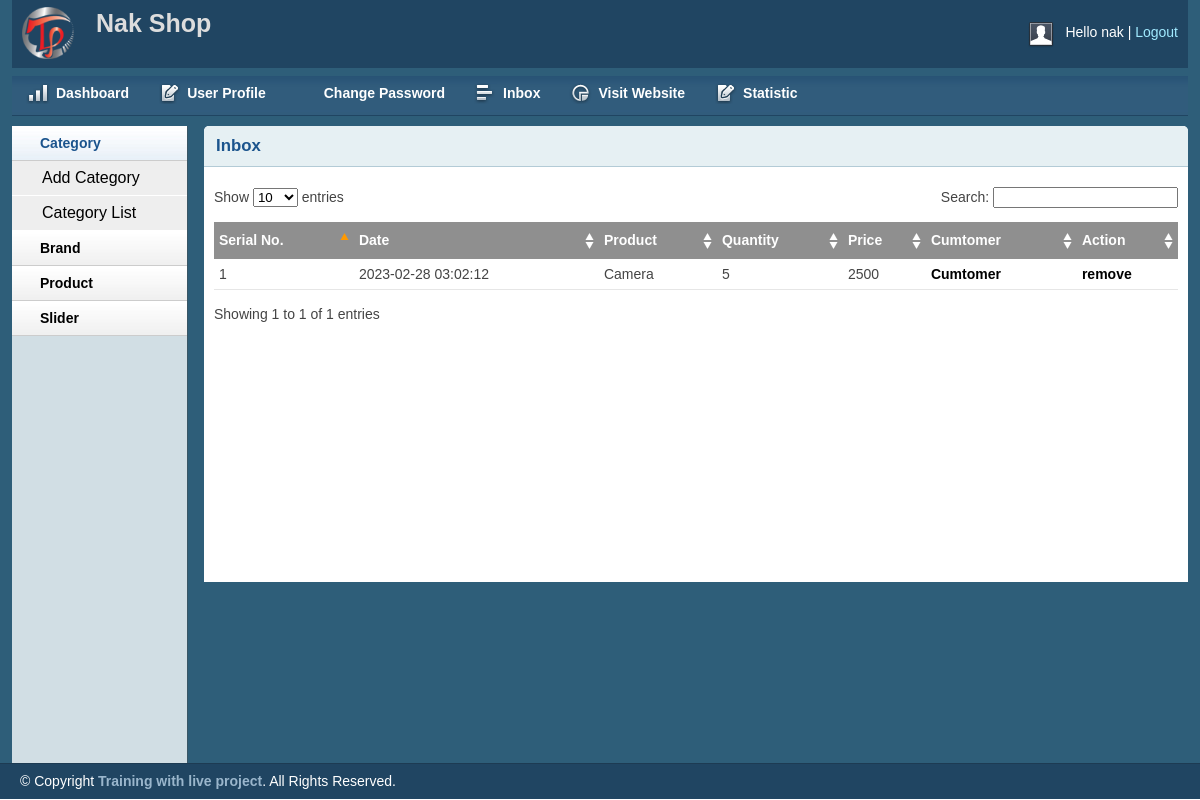
The page /admin/inbox.php (signed in) on the database as committed earlier.
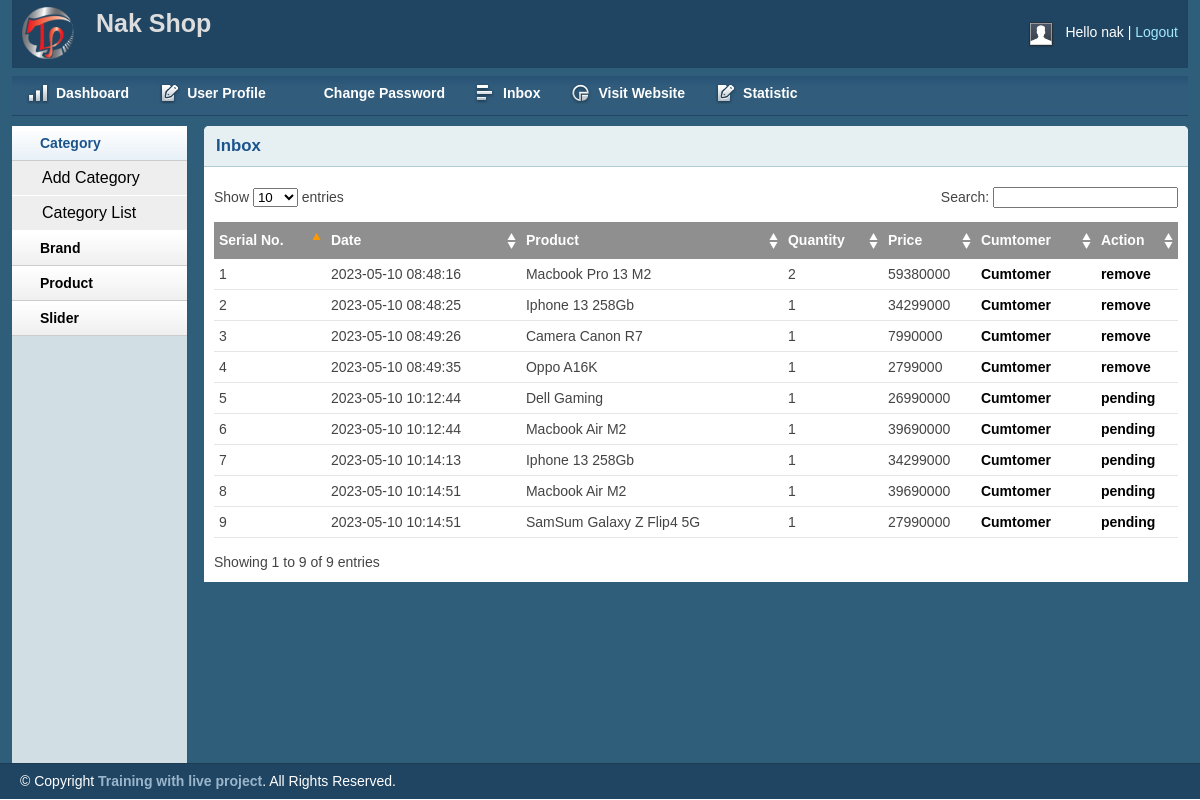
The same page on the database as committed later.
### tables this page shows
CREATE TABLE `tbl_order` (
  `id` int(11) NOT NULL,
  `customerId` int(11) UNSIGNED NOT NULL,
  `productId` int(11) UNSIGNED NOT NULL,
  `productName` varchar(255) NOT NULL,
  `quantity` int(11) NOT NULL,
  `image` varchar(255) NOT NULL,
  `price` varchar(255) NOT NULL,
  `date_order` timestamp NOT NULL DEFAULT current_timestamp(),
  `status` int(11) NOT NULL DEFAULT 0
);

### lib/session.php (called while the page is built, shortened)
<?php
class Session{
 public static function get($key){
    if (isset($_SESSION[$key])) {
     return $_SESSION[$key];
    } else {
     return false;
    }
 }
}
?>

### classes/cart.php (called while the page is built, shortened)
<?php
    $filepath = realpath(dirname(__FILE__));
    include_once ($filepath.'/../lib/database.php');
?>
<?php
    class cart
    {
        private $db;
        public function __construct()
        {
            $this->db = new Database();
        }
        public function get_all_order()
        {
            $query = "SELECT * FROM tbl_order";
            $result = $this->db->select($query);
            return $result;
        }
    }
?>

### lib/database.php (called while the page is built, shortened)
<?php
  Class Database {
    public $host   = DB_HOST;
    public $user   = DB_USER;
    public $pass   = DB_PASS;
    public $dbname = DB_NAME;
    public $link;
  private function connectDB(){
    $this->link = new mysqli($this->host, $this->user, $this->pass,
      $this->dbname);
  }
  public function select($query){
    $result = $this->link->query($query) or
    die($this->link->error.__LINE__);
    if($result->num_rows > 0){
      return $result;
    } else {
      return false;
    }
  }
  }
?>

### admin/inbox.php (the view, shortened to what this page needs)
<?php include 'inc/header.php';?>
<?php include 'inc/sidebar.php';
    include '../lib/database.php';
	$cart = new cart();
	$getAllOrder = $cart->get_all_order();
?>
        <div class="grid_10">
            <div class="box round first grid">
                <h2>Inbox</h2>
                <div class="block">
                    <table class="data display datatable" id="example">
					<thead>
						<tr>
							<th>Serial No.</th>
							<th>Date</th>
							<th>Product</th>
							<th>Quantity</th>
							<th>Price</th>
							<th>Cumtomer</th>
							<th>Action</th>
						</tr>
					</thead>
					<tbody>
						<?php
						$i=0;
							if ($getAllOrder) {
								while ($pro = $getAllOrder->fetch_assoc()) {
									$i++;
						?>
						<tr class="odd gradeX">
							<td><?php echo $i?></td>
							<td><?php echo $pro["date_order"]?></td>
							<td><?php echo $pro["productName"]?></td>
							<td><?php echo $pro["quantity"]?></td>
							<td><?php echo $pro["price"]?></td>
							<td><a href="customer.php?cusId=<?php echo $pro["customerId"]?>">Cumtomer</a></td>
							<td><?php
                                    if($pro["status"]=='0'){
                                        echo "<a href='?shiftId=".$pro["id"]."'>pending</a>";
                                    }else{
                                        echo "<a href='?delId=".$pro["id"]."'>remove</a>";
                                    }
                                ?></td>
						</tr>
						<?php
								}
							}
						?>
					</tbody>
				</table>
               </div>
            </div>
        </div>
<?php include 'inc/footer.php';?>

### admin/inc/header.php (shortened to what this page needs)
<?php
    include '../lib/session.php';
?>
<!DOCTYPE html>
<html>
<head>
    <link rel="stylesheet" type="text/css" href="css/reset.css" media="screen" />
    <link rel="stylesheet" type="text/css" href="css/text.css" media="screen" />
    <link rel="stylesheet" type="text/css" href="css/grid.css" media="screen" />
    <link rel="stylesheet" type="text/css" href="css/layout.css" media="screen" />
    <link rel="stylesheet" type="text/css" href="css/nav.css" media="screen" />
    <link href="css/table/demo_page.css" rel="stylesheet" type="text/css" />
</head>
<body>
    <div class="container_12">
        <div class="grid_12 header-repeat">
            <div id="branding">
                <div class="floatleft logo">
                    <img src="img/livelogo.png" alt="Logo" />
				</div>
				<div class="floatleft middle">
                    <h1>Nak Shop</h1>
				</div>
                <div class="floatright">
                    <div class="floatleft">
                        <img src="img/img-profile.jpg" alt="Profile Pic" /></div>
                    <div class="floatleft marginleft10">
                        <ul class="inline-ul floatleft">
                            <li>Hello <?php echo Session::get('adminName')?> </li>
                            <li><a href="?action=logout">Logout</a></li>
                        </ul>
                    </div>
                </div>
            </div>
        </div>
        <div class="grid_12">
            <ul class="nav main">
                <li class="ic-dashboard"><a href="index.php"><span>Dashboard</span></a> </li>
                <li class="ic-form-style"><a href=""><span>User Profile</span></a></li>
				<li class="ic-typography"><a href="changepassword.php"><span>Change Password</span></a></li>
				<li class="ic-grid-tables"><a href="inbox.php"><span>Inbox</span></a></li>
                <li class="ic-charts"><a href=""><span>Visit Website</span></a></li>
                <li class="ic-form-style"><a href="statistic.php"><span>Statistic</span></a></li>
            </ul>
        </div>

### admin/inc/sidebar.php (shortened to what this page needs)
<div class="grid_2">
    <div class="box sidemenu">
        <div class="block" id="section-menu">
            <ul class="section menu">
                <li><a class="menuitem">Category</a>
                    <ul class="submenu">
                        <li><a href="catadd.php">Add Category</a> </li>
                        <li><a href="catlist.php">Category List</a> </li>
                    </ul>
                </li>
                <li><a class="menuitem">Brand</a>
                </li>
                <li><a class="menuitem">Product</a>
                </li>
                <li><a class="menuitem">Slider</a>
                </li>
            </ul>
        </div>
    </div>
</div>

### admin/inc/footer.php (shortened to what this page needs)
    </div>
    <div id="site_info">
        <p>
         &copy; Copyright <a href="http://trainingwithliveproject.com">Training with live project</a>. All Rights Reserved.
        </p>
    </div>
</body>
</html>

### admin/css/layout.css (style rules this page uses)
body { background: #fff none repeat scroll 0 0; color: #444; font-size: 14px; padding: 0; }
.floatleft { float:left; }
.logo img { margin-top: -15px; width: 52px; }
.middle { margin-left: 22px; margin-top: -14px; }
.middle h1 { color:#ddd;margin:0 }
.floatright { float:right; }
.inline-ul li { display:inline; color:#fff; }
.marginleft10 { margin-left:10px; }
a { color: #000; font-weight:bold; text-decoration: none; }
.container_12, .container_16 { background:#2E5E79; }
h1, h2, h3, h4, h5, h6 { line-height:1.2em; margin-bottom:.3em; }
h2 { margin-top:1em; }
#branding { font-weight: normal; margin-bottom: 0; padding: 22px 10px 3px; text-align: left; }
.header-repeat { background:url(../img/header-repeat.jpg) repeat-x; }
#branding a { color:#A1EAFF; font-weight:normal; }
#branding a:before { content:" | "; color:#fff; }
#branding ul, #branding ul li { margin:0px; padding:0px; }
#branding li { padding:0px 0px 0px 0px !important; }
.box { background:#fff; margin-bottom:20px; padding:10px 10px 10px 10px; margin-left:-8px; }
.box.grid { padding-bottom:40px; }
.box.round { -moz-border-radius: 5px 5px 0px 0px; -webkit-border-radius: 5px 5px 0px 0px; border-radius: 5px 5px 0px 0px; }
.box h2 { font-size:1.2em; font-weight:bold; color:#1B548D; background:#E6F0F3; margin:-10px -10px 0 -10px; padding:10px 12px; border-bottom:1px solid #B3CBD6; -moz-border-radius: 5px 5px 0px 0px; -webkit-border-radius: 5px 5px 0px 0px; border-radius: 5px 5px 0px 0px; }
.box.first { min-height: 406px; }
.block { padding-top:20px; }
.box.sidemenu { background-color:#D1DEE4; border-right:1px solid #3A5665; padding:0px; margin:0px; cursor:pointer; }
.box.sidemenu .block { padding-top:0px; margin-top:0px; }
p { margin-bottom:1em; }
ul, ol { padding-top:0; }
ul.menu { list-style:none; border-top:1px solid #bbb; }
ul.menu li { margin:0; }
ul.menu li a { display:block; padding:4px 10px; border-bottom:1px solid #ccc; }
ul.menu ul { list-style:none; margin:0; }
ul.menu ul li a { padding-left:30px; }
ul.section { border-top:0; margin-bottom:0; }
ul.section li a { background:url(../img/sidemenu-repeat.jpg) repeat-x; line-height:26px; padding-left:28px; }
ul.section li li a { background:#ddd; border-bottom:1px solid #eee; }
ul.section ul li { text-transform:none; }
ul.section ul.current li a { background: #eee none repeat scroll 0 0; border-bottom: 1px solid #fff; font-size: 16px; font-weight: normal; }
ul.section li a.current { color:#1B548D; background:url(../img/sidemenu-repeat-hover.jpg) repeat-x; }
#site_info { color:#fff; background:#204562; border-top:1px solid #1d3b53; padding-left:20px; }
#site_info p { line-height:35px; margin-bottom:0px; }
#site_info a { color:#9ab6cc; }
.block { padding-bottom:1px; }
table.display { margin: 0 auto; clear: both; width: 100%; }
.sorting_asc { background: #8f8f8f url(../img/table/sort_asc.png) no-repeat center right; padding:8px 5px; text-align:left; color:#fff; }
.sorting { background:#8f8f8f url(../img/table/sort_both.png) no-repeat center right; padding:8px 5px; text-align:left; color:#fff; }
tr.odd { height: 30px; line-height: 30px; border-bottom:1px solid #e6e6e6; }
tr.even { height: 30px; line-height: 30px; border-bottom:1px solid #e6e6e6; }
tr.odd td, tr.even td { padding-left:5px; }

Rows that differ between the two databases and show on the page:
removed tbl_order: date_order "2023-02-28 03:02:12", productName "Camera", quantity "5", price "2500"
added tbl_order: date_order "2023-05-10 08:48:16", productName "Macbook Pro 13 M2", quantity "2", price "59380000"
added tbl_order: date_order "2023-05-10 08:48:25", productName "Iphone 13 258Gb", quantity "1", price "34299000"
added tbl_order: date_order "2023-05-10 08:49:26", productName "Camera Canon R7", quantity "1", price "7990000"
added tbl_order: date_order "2023-05-10 08:49:35", productName "Oppo A16K", quantity "1", price "2799000"
added tbl_order: date_order "2023-05-10 10:12:44", productName "Dell Gaming", quantity "1", price "26990000"
added tbl_order: date_order "2023-05-10 10:12:44", productName "Macbook Air M2", quantity "1", price "39690000"
added tbl_order: date_order "2023-05-10 10:14:13", productName "Iphone 13 258Gb", quantity "1", price "34299000"
added tbl_order: date_order "2023-05-10 10:14:51", productName "Macbook Air M2", quantity "1", price "39690000"
added tbl_order: date_order "2023-05-10 10:14:51", productName "SamSum Galaxy Z Flip4 5G", quantity "1", price "27990000"
Other text that changed with them:
text written by a page script: "Show entries Search: Showing 1 to 1 of 1 entries" → "Show entries Search: Showing 1 to 9 of 9 entries"
